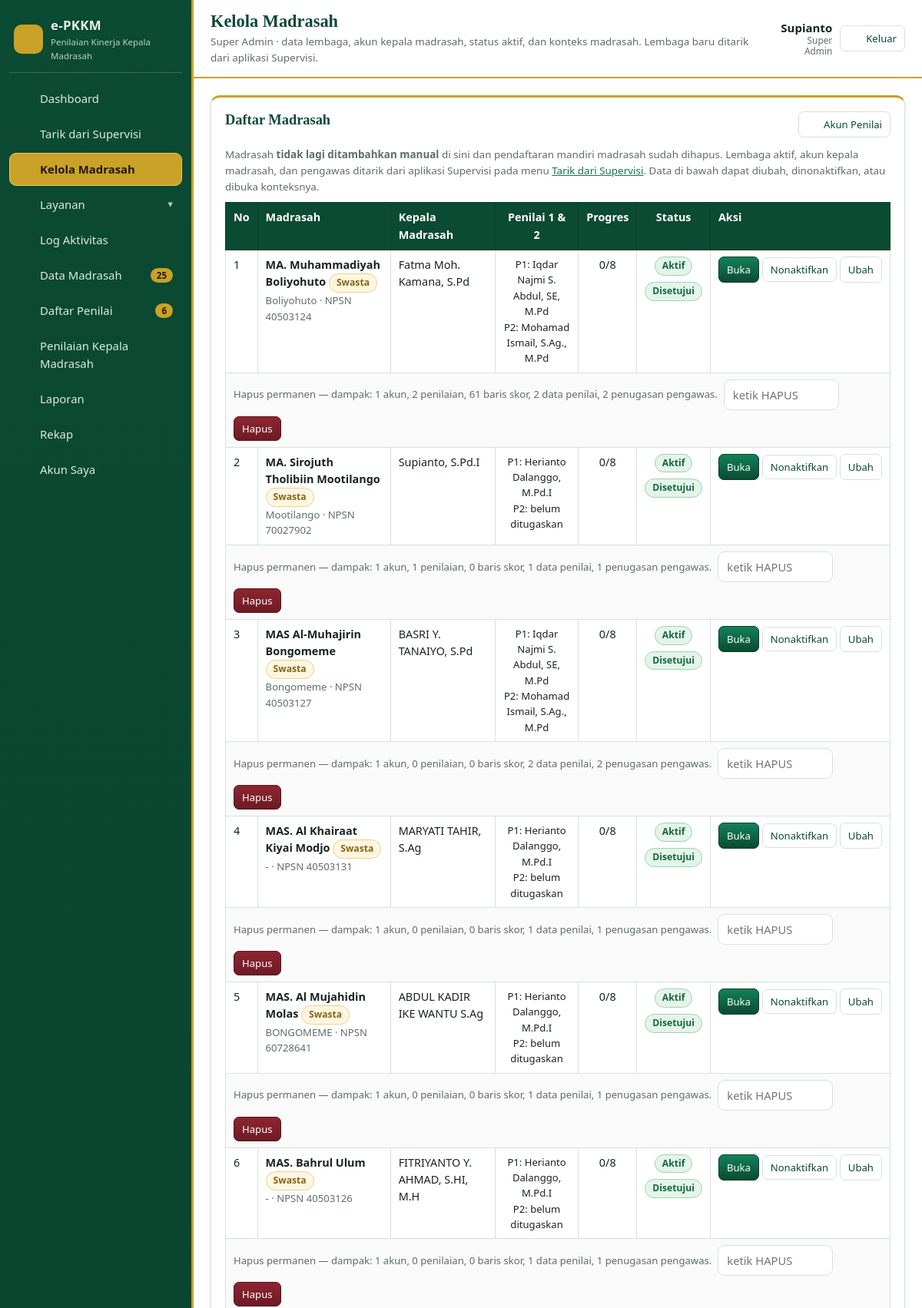
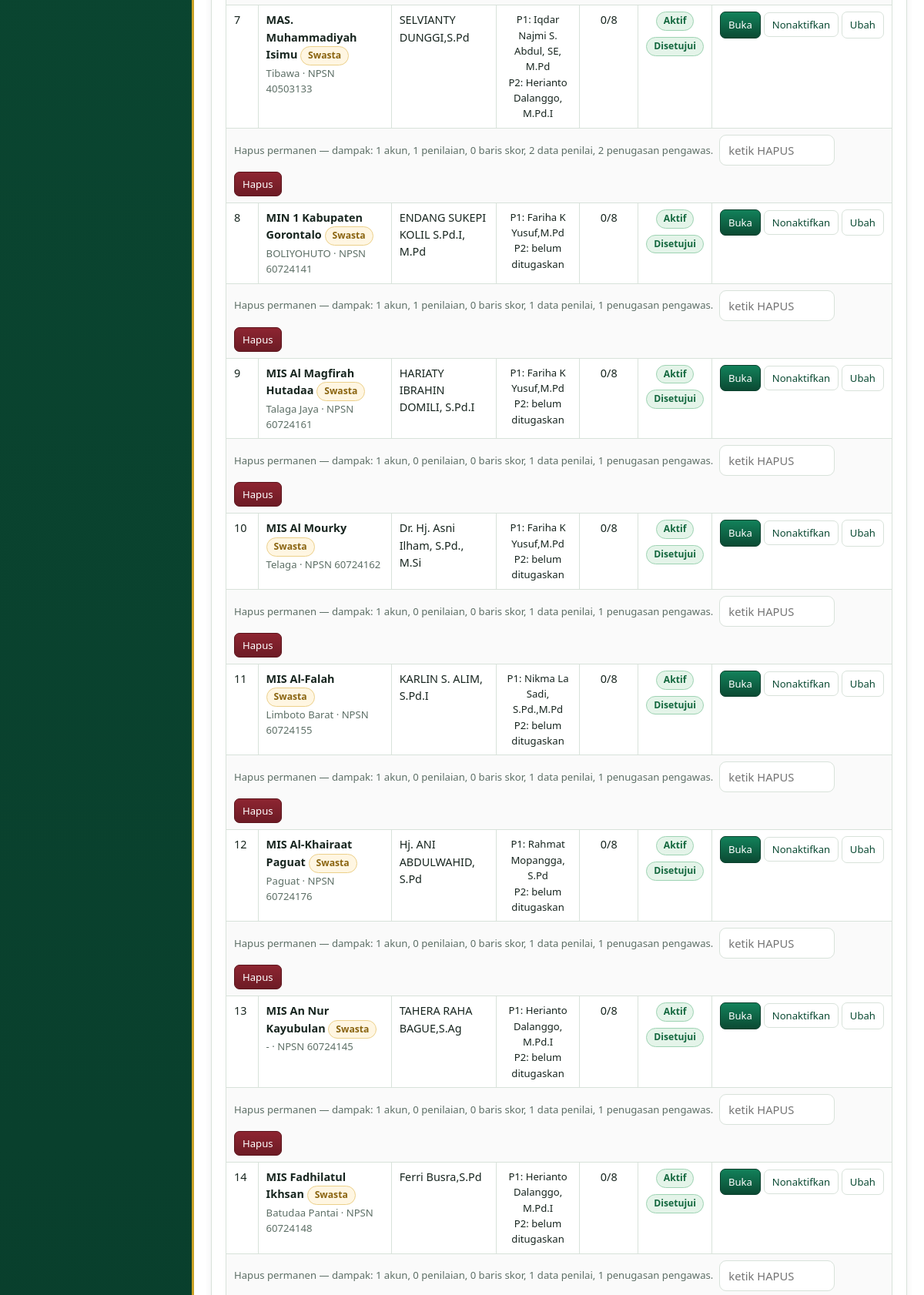
Screenshot of /sekolah.php (signed in, upper part) with the database file from the repository (2 pictures, top to bottom).
### tables this page shows
CREATE TABLE users (
                id INTEGER PRIMARY KEY AUTOINCREMENT,
                sekolah_id INTEGER REFERENCES sekolah(id) ON DELETE CASCADE,
                nama TEXT NOT NULL,
                username TEXT NOT NULL UNIQUE,
                sandi TEXT NOT NULL,
                role TEXT NOT NULL DEFAULT 'pengawas',
                aktif INTEGER NOT NULL DEFAULT 1,
                foto TEXT,
                dibuat TEXT
            , nip TEXT, jabatan TEXT, instansi TEXT, kab_kota TEXT, hp TEXT, asal TEXT, supervisi_id INTEGER, sandi_supervisi TEXT);

CREATE TABLE sekolah (
                id INTEGER PRIMARY KEY AUTOINCREMENT,
                nama TEXT NOT NULL,
                npsn TEXT,
                nsm TEXT,
                alamat TEXT,
                desa TEXT,
                kecamatan TEXT,
                kabupaten TEXT,
                provinsi TEXT,
                telepon TEXT,
                email TEXT,
                website TEXT,
                kepala_nama TEXT,
                kepala_nip TEXT,
                kepala_gender TEXT,
                kepala_lahir TEXT,
                kepala_pangkat TEXT,
                kepala_tmt TEXT,
                kepala_masa_kerja TEXT,
                kepala_nuptk TEXT,
                kepala_pendidikan TEXT,
                tahun_1 INTEGER,
                tahun_2 INTEGER,
                tahun_3 INTEGER,
                tahun_4 INTEGER,
                tanggal_1 TEXT,
                tanggal_2 TEXT,
                tanggal_3 TEXT,
                tanggal_4 TEXT,
                tempat TEXT,
                aktif INTEGER NOT NULL DEFAULT 1,
                dibuat TEXT,
                diubah TEXT
            , daftar_status TEXT NOT NULL DEFAULT 'disetujui', daftar_pada TEXT, daftar_alasan TEXT, status_lembaga TEXT NOT NULL DEFAULT 'swasta', supervisi_id INTEGER, sumber TEXT NOT NULL DEFAULT 'manual');

### sekolah.php (the view, shortened to what the rows shown need)
<?php
require_once __DIR__ . '/inc/init.php';
$u = require_super();
function sekolah_dampak(int $id): string
{
    $bagian = [
        'akun' => (int)val('SELECT COUNT(*) FROM users WHERE sekolah_id = ?', [$id]),
        'penilaian' => (int)val('SELECT COUNT(*) FROM penilaian WHERE sekolah_id = ?', [$id]),
        'baris skor' => (int)val('SELECT COUNT(*) FROM penilaian_butir WHERE penilaian_id IN (SELECT id FROM penilaian WHERE sekolah_id = ?)', [$id]),
        'data penilai' => (int)val('SELECT COUNT(*) FROM penilai WHERE sekolah_id = ?', [$id]),
        'penugasan pengawas' => (int)val('SELECT COUNT(*) FROM pengawas_sekolah WHERE sekolah_id = ?', [$id]),
    ];
    return implode(', ', array_map(fn($k, $v) => $v . ' ' . $k, array_keys($bagian), array_values($bagian)));
}
$daftar = all('SELECT * FROM sekolah ORDER BY aktif DESC, nama');
page_top('Kelola Madrasah',
    'Super Admin &middot; data lembaga, akun kepala madrasah, status aktif, dan konteks madrasah. '
    . 'Lembaga baru ditarik dari aplikasi Supervisi.');
?>
<div class="card" id="daftarMadrasah">
    <div class="card-kepala"><h2>Daftar Madrasah</h2>
    </div>
    <div class="geser"><table class="tbl">
        <thead><tr><th>No</th><th>Madrasah</th><th>Kepala Madrasah</th><th class="tengah">Penilai 1 &amp; 2</th>
            <th class="tengah">Progres</th><th class="tengah">Status</th><th>Aksi</th></tr></thead>
        <tbody>
        <?php foreach ($daftar as $i => $d): $did = (int)$d['id']; $pr = progres_sekolah($did);
            $penSek = penilai_daftar_sekolah($did); ?>
            <tr>
                <td><?= $i + 1 ?></td>
                <td><b><?= e($d['nama']) ?></b> <?= status_lembaga_pil($d['status_lembaga'] ?? null) ?>
                    <div class="kecil mut"><?= e($d['kecamatan'] ?: '-') ?><?= $d['npsn'] ? ' &middot; NPSN ' . e($d['npsn']) : '' ?></div></td>
                <td><?= e($d['kepala_nama'] ?: '-') ?></td>
                <td class="tengah kecil">
                    <?php foreach (['1', '2'] as $p): ?>
                        <div>P<?= $p ?>: <?= e($penSek[$p]['nama'] !== '' ? $penSek[$p]['nama'] : 'belum ditugaskan') ?></div>
                    <?php endforeach; ?>
                </td>
                <td class="tengah"><?= (int)$pr['selesai'] ?>/<?= (int)$pr['total'] ?></td>
                <td class="tengah">
                    <?= (int)$d['aktif'] ? '<span class="pil pil-unggul">Aktif</span>' : '<span class="pil pil-kurang">Nonaktif</span>' ?>
                    <div class="mt8"><?= daftar_pil($d) ?></div>
                </td>
                <td class="nowrap">
                    <?php if (daftar_status_sekolah($d) !== 'disetujui'): ?>
                        <form method="post" action="sekolah.php" style="display:inline">
                            <?= csrf_field() ?><input type="hidden" name="aksi" value="setujui">
                            <input type="hidden" name="id" value="<?= $did ?>">
                            <button class="btn btn-kecil btn-ok" type="submit"
                                data-confirm="Setujui &amp; aktifkan <?= e($d['nama']) ?>?">Setujui</button>
                        </form>
                    <?php else: ?>
                        <?php if ((int)$d['aktif']): ?>
                            <a class="btn btn-kecil" href="index.php?masuk=<?= $did ?>">Buka</a>
                        <?php endif; ?>
                        <form method="post" action="sekolah.php" style="display:inline">
                            <button class="btn btn-kecil btn-ghost" type="submit"><?= (int)$d['aktif'] ? 'Nonaktifkan' : 'Aktifkan' ?></button>
                        </form>
                    <?php endif; ?>
                    <a class="btn btn-kecil btn-ghost" href="sekolah.php?edit=<?= $did ?>">Ubah</a>
                </td>
            </tr>
            <tr>
                <td colspan="7" class="kecil">
                    <form method="post" action="sekolah.php" style="display:flex;gap:8px;align-items:center;flex-wrap:wrap">
                        <span class="mut">Hapus permanen &mdash; dampak: <?= e(sekolah_dampak($did)) ?>.</span>
                        <input type="text" name="konfirmasi" placeholder="ketik HAPUS" style="max-width:150px">
                        <button class="btn btn-kecil btn-err" type="submit"
                            data-confirm="Hapus madrasah <?= e($d['nama']) ?> beserta seluruh datanya?">Hapus</button>
                    </form>
                </td>
            </tr>
        <?php endforeach; ?>
        </tbody>
    </table></div>
</div>
<?php
page_bottom();

### inc/layout.php (shortened to what the rows shown need)
<?php
if (!function_exists('ikon')) {
    function ikon(string $nama, int $ukuran = 18): string
    {
        $p = [
            'dash' => '<path d="M3 12l9-8 9 8v8a1 1 0 0 1-1 1h-5v-6H9v6H4a1 1 0 0 1-1-1z"/>',
            'madrasah' => '<path d="M12 3l9 6v12H3V9z"/><path d="M9 21v-6h6v6"/>',
            'nilai' => '<path d="M4 4h16v16H4z"/><path d="M8 9h8M8 13h8M8 17h5"/>',
            'guru' => '<circle cx="12" cy="8" r="3.2"/><path d="M5 20c1.4-3.6 4-5.2 7-5.2s5.6 1.6 7 5.2"/>',
            'lapor' => '<path d="M5 3h9l5 5v13H5z"/><path d="M14 3v5h5"/><path d="M8 13h8M8 17h5"/>',
            'rekap' => '<path d="M4 20V6M10 20V3M16 20v-9M22 20H2"/>',
            'akun' => '<circle cx="12" cy="9" r="3.4"/><path d="M4.5 20c1.5-3.8 4.3-5.6 7.5-5.6s6 1.8 7.5 5.6"/>',
            'pengawas' => '<circle cx="11" cy="8" r="3"/><path d="M4 20c1.3-3.4 3.8-5 7-5"/><path d="M15 15l2 2 4-4"/>',
            'kunci' => '<circle cx="8" cy="12" r="3.5"/><path d="M11.5 12H21M17 12v3M20 12v2"/>',
            'keluar' => '<path d="M10 4H5v16h5"/><path d="M14 8l4 4-4 4M18 12H9"/>',
            'cetak' => '<path d="M7 8V3h10v5"/><path d="M5 8h14v8h-3v5H8v-5H5z"/>',
            'simpan' => '<path d="M5 3h11l3 3v15H5z"/><path d="M8 3v6h6V3M8 21v-7h8v7"/>',
            'tambah' => '<path d="M12 5v14M5 12h14"/>',
            'menu' => '<path d="M4 7h16M4 12h16M4 17h16"/>',
            'buka' => '<path d="M4 6h7l2 2h7v11H4z"/>',
            'dokumen' => '<path d="M13 3v5h5"/><path d="M19 8.5V20a1 1 0 0 1-1 1H6a1 1 0 0 1-1-1V4a1 1 0 0 1 1-1h7z"/>'
                . '<path d="M8 13h8M8 17h5"/>',
            'unggah' => '<path d="M12 16V6M8 10l4-4 4 4"/><path d="M4 18h16v3H4z"/>',
            'unduh' => '<path d="M12 4v10M8 10l4 4 4-4"/><path d="M4 18h16v3H4z"/>',
            'centang' => '<path d="M4 12l5 5L20 6"/>',
            'panah' => '<path d="M5 12h13M13 6l6 6-6 6"/>',
            'layanan' => '<path d="M4 4h6v6H4zM14 4h6v6h-6zM4 14h6v6H4zM14 14h6v6h-6z"/>',
            'daftar' => '<path d="M8 6h12M8 12h12M8 18h12"/><path d="M4 6h.01M4 12h.01M4 18h.01"/>',
            'clock' => '<circle cx="12" cy="12" r="8.5"/><path d="M12 7.5V12l3 2"/>',
            'user' => '<circle cx="12" cy="8.5" r="3.3"/><path d="M4.8 20c1.4-3.6 4-5.4 7.2-5.4s5.8 1.8 7.2 5.4"/>',
        ];
        $isi = $p[$nama] ?? $p['dash'];
        return '<svg class="ic" viewBox="0 0 24 24" width="' . $ukuran . '" height="' . $ukuran . '" fill="none" '
            . 'stroke="currentColor" stroke-width="1.7" stroke-linecap="round" stroke-linejoin="round">' . $isi . '</svg>';
    }
}
if (!function_exists('menu_sidebar')) {
    function menu_sidebar(): array
    {
        $u = current_user();
        $m = [];
        $m[] = ['index.php', $u['role'] === 'pengawas' ? 'Dashboard Penilai' : 'Dashboard', 'dash'];
        if ($u['role'] === 'super') {
            $m[] = ['tarik_supervisi.php', 'Tarik dari Supervisi', 'unduh'];
            $m[] = ['sekolah.php', 'Kelola Madrasah', 'madrasah'];
            $m[] = ['grup', 'Layanan', 'layanan', [
                ['pengawas.php', 'Akun Penilai', 'pengawas'],
                ['jabatan.php', 'Daftar Jabatan Penilai', 'nilai'],
                ['depan_slider.php', 'Slider Halaman Depan', 'buka'],
                ['logo.php', 'Logo Aplikasi', 'madrasah'],
            ]];
            $m[] = ['log.php', 'Log Aktivitas', 'clock', log_jumlah_online()];
            $m[] = ['data_madrasah.php', 'Data Madrasah', 'daftar', (int)val('SELECT COUNT(*) FROM sekolah')];
            $m[] = ['data_penilai.php', 'Daftar Penilai', 'guru',
                (int)val("SELECT COUNT(*) FROM users WHERE role = 'pengawas'")];
            $m[] = ['penilaian.php', 'Penilaian Kepala Madrasah', 'nilai'];
            $m[] = ['laporan.php', 'Laporan', 'lapor'];
            $m[] = ['rekap.php', 'Rekap', 'rekap'];
            $m[] = ['akun.php', 'Akun Saya', 'akun'];
            return $m;
        }
        $m[] = ['penilaian.php', 'Penilaian Kepala Madrasah', 'nilai'];
        $m[] = ['akun.php', 'Akun Saya', 'akun'];
        return $m;
    }
}
if (!function_exists('page_top')) {
    function page_top(string $judul, string $sub = '', bool $lebar = false): void
    {
        $u = require_login();
        echo '<!doctype html><html lang="id"><head><meta charset="utf-8">';
        echo '<link rel="stylesheet" href="assets/style.css?v=' . e(APP_VERSION) . '">';
        echo '</head><body class="bg-deco">';
        echo '<div class="shell">';
        echo '<div class="main">';
        echo '<header class="top">'
            . '<button class="btn-menu" type="button" data-menu aria-label="Buka menu">' . ikon('menu', 20) . '</button>'
            . '<div class="top-judul"><h1>' . e($judul) . '</h1>';
        echo '</div><div class="top-kanan">';
        echo '<span class="top-user"><b>' . e($u['nama']) . '</b><i>' . e(role_label()) . '</i></span>';
        echo '</div></header>';
        echo '<main class="isi' . ($lebar ? ' isi-lebar' : '') . '">';
    }
}
if (!function_exists('page_bottom')) {
    function page_bottom(): void
    {
        echo '</main><footer class="foot">' . e(APP_NAME) . ' ' . e(APP_SUB)
            . ' &middot; Versi ' . e(APP_VERSION)
            . ' &middot; Dikembangkan oleh ' . e(APP_AUTHOR) . ' (' . e(APP_AUTHOR_JABATAN) . ')</footer>'
            . '</div></div>';
        echo '</body></html>';
    }
}

### inc/penilai.php (shortened to what the rows shown need)
<?php
if (!function_exists('status_lembaga_sah')) {
    function status_lembaga_sah($nilai): string
    {
        $v = strtolower(trim((string)$nilai));
        return array_key_exists($v, PKKM_STATUS_LEMBAGA) ? $v : PKKM_STATUS_LEMBAGA_BAWAAN;
    }
}
if (!function_exists('status_lembaga_pil')) {
    function status_lembaga_pil(?string $status): string
    {
        $s = status_lembaga_sah($status ?? '');
        return '<span class="pil ' . ($s === 'negeri' ? 'pil-baik' : 'pil-cukup') . '">'
            . e(PKKM_STATUS_LEMBAGA[$s]) . '</span>';
    }
}
if (!function_exists('penilai_akun_untuk')) {
    function penilai_akun_untuk(int $sekolahId, string $posisi): ?array
    {
        return one("SELECT u.* FROM pengawas_sekolah ps JOIN users u ON u.id = ps.user_id
                     WHERE ps.sekolah_id = ? AND ps.posisi = ? AND u.role = 'pengawas'
                     ORDER BY u.nama LIMIT 1", [$sekolahId, (int)$posisi]);
    }
}
if (!function_exists('penilai_sekolah_baris')) {
    function penilai_sekolah_baris(int $sekolahId, string $posisi): array
    {
        $kosong = ['nama' => '', 'nip' => '', 'jabatan' => '', 'unit_kerja' => '',
            'kabupaten' => '', 'sumber' => '', 'akun' => null];
        $akun = penilai_akun_untuk($sekolahId, $posisi);
        if ($akun) {
            return [
                'nama' => (string)$akun['nama'],
                'nip' => (string)($akun['nip'] ?? ''),
                'jabatan' => (string)($akun['jabatan'] ?? ''),
                'unit_kerja' => (string)($akun['instansi'] ?? ''),
                'kabupaten' => (string)($akun['kab_kota'] ?? ''),
                'sumber' => 'akun',
                'akun' => $akun,
            ];
        }
        $data = one('SELECT * FROM penilai WHERE sekolah_id = ? AND kategori = ? AND kode = ?',
            [$sekolahId, 'pengawas', (string)(int)$posisi]);
        if (!$data) {
            return $kosong;
        }
        return [
            'nama' => (string)($data['nama'] ?? ''),
            'nip' => (string)($data['nip'] ?? ''),
            'jabatan' => (string)($data['jabatan'] ?? ''),
            'unit_kerja' => (string)($data['unit_kerja'] ?? ''),
            'kabupaten' => (string)($data['kabupaten'] ?? ''),
            'sumber' => 'data',
            'akun' => null,
        ];
    }
}
if (!function_exists('penilai_daftar_sekolah')) {
    function penilai_daftar_sekolah(int $sekolahId): array
    {
        return [
            '1' => penilai_sekolah_baris($sekolahId, '1'),
            '2' => penilai_sekolah_baris($sekolahId, '2'),
        ];
    }
}

### inc/daftar.php (shortened to what the rows shown need)
<?php
if (!function_exists('daftar_status_list')) {
    function daftar_status_list(): array
    {
        return [
            'menunggu' => 'Menunggu Persetujuan',
            'disetujui' => 'Disetujui',
            'ditolak' => 'Ditolak',
        ];
    }
}
if (!function_exists('daftar_status_sah')) {
    function daftar_status_sah(string $status): string
    {
        $s = strtolower(trim($status));
        return array_key_exists($s, daftar_status_list()) ? $s : 'menunggu';
    }
}
if (!function_exists('daftar_status_sekolah')) {
    function daftar_status_sekolah(?array $s): string
    {
        $v = trim((string)($s['daftar_status'] ?? ''));
        return $v === '' ? 'disetujui' : daftar_status_sah($v);
    }
}
if (!function_exists('daftar_pil')) {
    function daftar_pil(?array $s): string
    {
        $status = daftar_status_sekolah($s);
        $kelas = $status === 'disetujui' ? 'pil-unggul' : ($status === 'ditolak' ? 'pil-kurang' : 'pil-cukup');
        return '<span class="pil ' . $kelas . '">' . e(daftar_status_list()[$status]) . '</span>';
    }
}

### rows the page displays
users: nama "Supianto", role "Super Admin"
sekolah: nama "MA. Muhammadiyah Boliyohuto", status_lembaga "Swasta", kecamatan "Boliyohuto", npsn "40503124", kepala_nama "Fatma Moh. Kamana, S.Pd", p "1", users.nama "Iqdar Najmi S. Abdul, SE, M.Pd", p "2", users.nama "Mohamad Ismail, S.Ag., M.Pd", selesai "0", total "8", aktif "Aktif", daftar_status "Disetujui", did "1 akun, 2 penilaian, 61 baris skor, 2 data penilai, 2 penugasan pengawas"
sekolah: nama "MA. Sirojuth Tholibiin Mootilango", status_lembaga "Swasta", kecamatan "Mootilango", npsn "70027902", kepala_nama "Supianto, S.Pd.I", p "1", users.nama "Herianto Dalanggo, M.Pd.I", p "2", nama "belum ditugaskan", selesai "0", total "8", aktif "Aktif", daftar_status "Disetujui", did "1 akun, 1 penilaian, 0 baris skor, 1 data penilai, 1 penugasan pengawas"
sekolah: nama "MAS Al-Muhajirin Bongomeme", status_lembaga "Swasta", kecamatan "Bongomeme", npsn "40503127", kepala_nama "BASRI Y. TANAIYO, S.Pd", p "1", p "2", selesai "0", total "8", aktif "Aktif", daftar_status "Disetujui", did "1 akun, 0 penilaian, 0 baris skor, 2 data penilai, 2 penugasan pengawas"
users: nama "Iqdar Najmi S. Abdul, SE, M.Pd"
users: nama "Mohamad Ismail, S.Ag., M.Pd"
sekolah: nama "MAS. Al Khairaat Kiyai Modjo", status_lembaga "Swasta", kecamatan "-", npsn "40503131", kepala_nama "MARYATI TAHIR, S.Ag", p "1", p "2", nama "belum ditugaskan", selesai "0", total "8", aktif "Aktif", daftar_status "Disetujui", did "1 akun, 0 penilaian, 0 baris skor, 1 data penilai, 1 penugasan pengawas"
users: nama "Herianto Dalanggo, M.Pd.I"
sekolah: nama "MAS. Al Mujahidin Molas", status_lembaga "Swasta", kecamatan "BONGOMEME", npsn "60728641", kepala_nama "ABDUL KADIR IKE WANTU S.Ag", p "1", p "2", nama "belum ditugaskan", selesai "0", total "8", aktif "Aktif", daftar_status "Disetujui", did "1 akun, 0 penilaian, 0 baris skor, 1 data penilai, 1 penugasan pengawas"
sekolah: nama "MAS. Bahrul Ulum", status_lembaga "Swasta", kecamatan "-", npsn "40503126", kepala_nama "FITRIYANTO Y. AHMAD, S.HI, M.H", p "1", p "2", nama "belum ditugaskan", selesai "0", total "8", aktif "Aktif", daftar_status "Disetujui", did "1 akun, 0 penilaian, 0 baris skor, 1 data penilai, 1 penugasan pengawas"
sekolah: nama "MAS. Muhammadiyah Isimu", status_lembaga "Swasta", kecamatan "Tibawa", npsn "40503133", kepala_nama "SELVIANTY DUNGGI,S.Pd", p "1", p "2", selesai "0", total "8", aktif "Aktif", daftar_status "Disetujui", did "1 akun, 1 penilaian, 0 baris skor, 2 data penilai, 2 penugasan pengawas"
sekolah: nama "MIN 1 Kabupaten Gorontalo", status_lembaga "Swasta", kecamatan "BOLIYOHUTO", npsn "60724141", kepala_nama "ENDANG SUKEPI KOLIL S.Pd.I, M.Pd", p "1", users.nama "Fariha K Yusuf,M.Pd", p "2", nama "belum ditugaskan", selesai "0", total "8", aktif "Aktif", daftar_status "Disetujui", did "1 akun, 1 penilaian, 0 baris skor, 1 data penilai, 1 penugasan pengawas"
sekolah: nama "MIS Al Magfirah Hutadaa", status_lembaga "Swasta", kecamatan "Talaga Jaya", npsn "60724161", kepala_nama "HARIATY IBRAHIN DOMILI, S.Pd.I", p "1", p "2", nama "belum ditugaskan", selesai "0", total "8", aktif "Aktif", daftar_status "Disetujui", did "1 akun, 0 penilaian, 0 baris skor, 1 data penilai, 1 penugasan pengawas"
users: nama "Fariha K Yusuf,M.Pd"
sekolah: nama "MIS Al Mourky", status_lembaga "Swasta", kecamatan "Telaga", npsn "60724162", kepala_nama "Dr. Hj. Asni Ilham, S.Pd., M.Si", p "1", p "2", nama "belum ditugaskan", selesai "0", total "8", aktif "Aktif", daftar_status "Disetujui", did "1 akun, 0 penilaian, 0 baris skor, 1 data penilai, 1 penugasan pengawas"
sekolah: nama "MIS Al-Falah", status_lembaga "Swasta", kecamatan "Limboto Barat", npsn "60724155", kepala_nama "KARLIN S. ALIM, S.Pd.I", p "1", users.nama "Nikma La Sadi, S.Pd.,M.Pd", p "2", nama "belum ditugaskan", selesai "0", total "8", aktif "Aktif", daftar_status "Disetujui", did "1 akun, 0 penilaian, 0 baris skor, 1 data penilai, 1 penugasan pengawas"
sekolah: nama "MIS Al-Khairaat Paguat", status_lembaga "Swasta", kecamatan "Paguat", npsn "60724176", kepala_nama "Hj. ANI ABDULWAHID, S.Pd", p "2", nama "belum ditugaskan", selesai "0", total "8", aktif "Aktif", daftar_status "Disetujui", did "1 akun, 0 penilaian, 0 baris skor, 1 data penilai, 1 penugasan pengawas"
users: p "1", nama "Rahmat Mopangga, S.Pd"
sekolah: nama "MIS An Nur Kayubulan", status_lembaga "Swasta", kecamatan "-", npsn "60724145", kepala_nama "TAHERA RAHA BAGUE,S.Ag", p "1", p "2", nama "belum ditugaskan", selesai "0", total "8", aktif "Aktif", daftar_status "Disetujui", did "1 akun, 0 penilaian, 0 baris skor, 1 data penilai, 1 penugasan pengawas"
sekolah: nama "MIS Fadhilatul Ikhsan", status_lembaga "Swasta", kecamatan "Batudaa Pantai", npsn "60724148", kepala_nama "Ferri Busra,S.Pd", p "1", p "2", nama "belum ditugaskan", selesai "0", total "8", aktif "Aktif", daftar_status "Disetujui", did "1 akun, 0 penilaian, 0 baris skor, 1 data penilai, 1 penugasan pengawas"

### other values shown
APP_NAME "e-PKKM"
APP_SUB "Penilaian Kinerja Kepala Madrasah"
$label "Dashboard"
$label "Tarik dari Supervisi"
$label "Kelola Madrasah"
$labelGrup "Layanan"
$label "Log Aktivitas"
$label "Data Madrasah"
$lencana "25"
$label "Daftar Penilai"
$lencana "6"
$label "Penilaian Kepala Madrasah"
$label "Laporan"
$label "Rekap"
$label "Akun Saya"
